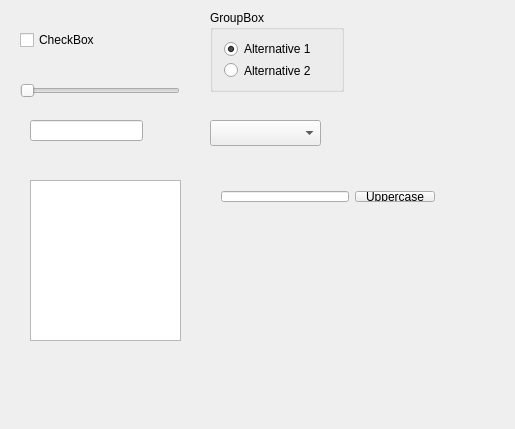
<?xml version="1.0" encoding="UTF-8"?>
<ui version="4.0">
 <class>MainWindow</class>
 <widget class="QMainWindow" name="MainWindow">
  <property name="geometry">
   <rect>
    <x>0</x>
    <y>0</y>
    <width>515</width>
    <height>429</height>
   </rect>
  </property>
  <property name="windowTitle">
   <string>MainWindow</string>
  </property>
  <widget class="QWidget" name="centralWidget">
   <widget class="QCheckBox" name="extraAllCheck">
    <property name="geometry">
     <rect>
      <x>20</x>
      <y>30</y>
      <width>87</width>
      <height>20</height>
     </rect>
    </property>
    <property name="text">
     <string>CheckBox</string>
    </property>
   </widget>
   <widget class="QGroupBox" name="groupBox">
    <property name="geometry">
     <rect>
      <x>210</x>
      <y>10</y>
      <width>134</width>
      <height>82</height>
     </rect>
    </property>
    <property name="title">
     <string>GroupBox</string>
    </property>
    <layout class="QVBoxLayout" name="verticalLayout">
     <item>
      <widget class="QRadioButton" name="alt1Radio">
       <property name="text">
        <string>Alternative 1</string>
       </property>
       <property name="checked">
        <bool>true</bool>
       </property>
      </widget>
     </item>
     <item>
      <widget class="QRadioButton" name="alt2Radio">
       <property name="text">
        <string>Alternative 2</string>
       </property>
      </widget>
     </item>
    </layout>
   </widget>
   <widget class="QComboBox" name="comboBox">
    <property name="geometry">
     <rect>
      <x>210</x>
      <y>120</y>
      <width>111</width>
      <height>26</height>
     </rect>
    </property>
   </widget>
   <widget class="QSlider" name="horizontalSlider">
    <property name="geometry">
     <rect>
      <x>20</x>
      <y>80</y>
      <width>160</width>
      <height>22</height>
     </rect>
    </property>
    <property name="orientation">
     <enum>Qt::Horizontal</enum>
    </property>
   </widget>
   <widget class="QListWidget" name="listWidget">
    <property name="geometry">
     <rect>
      <x>30</x>
      <y>180</y>
      <width>151</width>
      <height>161</height>
     </rect>
    </property>
   </widget>
   <widget class="QLineEdit" name="valueEdit">
    <property name="geometry">
     <rect>
      <x>30</x>
      <y>120</y>
      <width>113</width>
      <height>21</height>
     </rect>
    </property>
   </widget>
   <widget class="QWidget" name="">
    <property name="geometry">
     <rect>
      <x>210</x>
      <y>180</y>
      <width>236</width>
      <height>33</height>
     </rect>
    </property>
    <layout class="QHBoxLayout" name="horizontalLayout">
     <item>
      <widget class="QLineEdit" name="lineEdit"/>
     </item>
     <item>
      <widget class="QPushButton" name="upperCaseButton">
       <property name="text">
        <string>Uppercase</string>
       </property>
      </widget>
     </item>
    </layout>
   </widget>
  </widget>
 </widget>
 <layoutdefault spacing="6" margin="11"/>
 <resources/>
 <connections/>
</ui>
